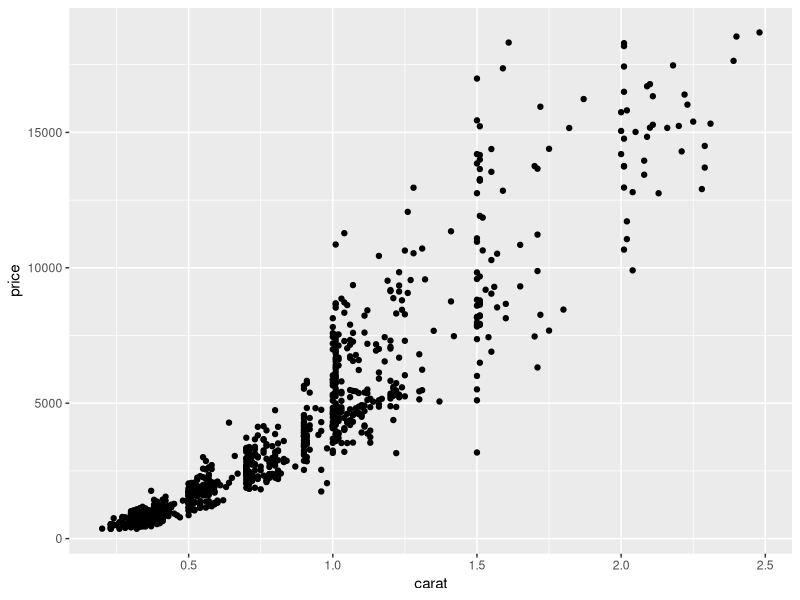
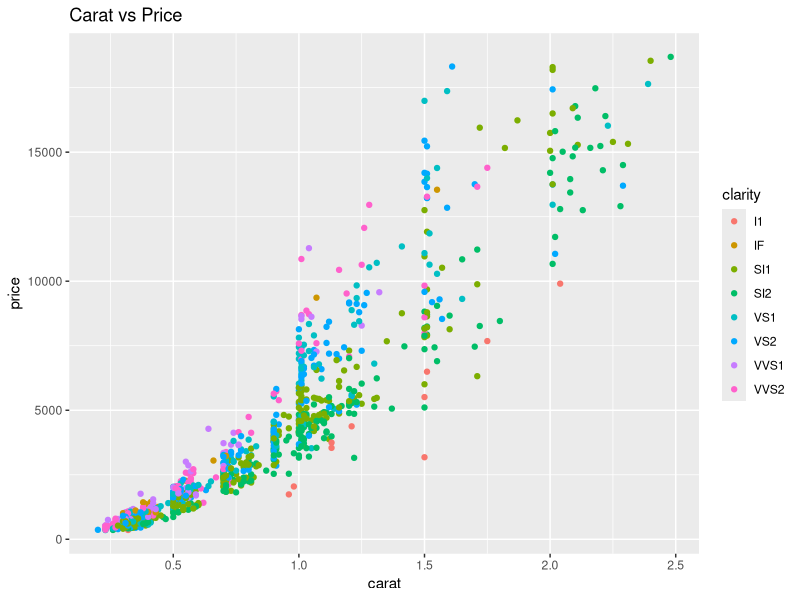
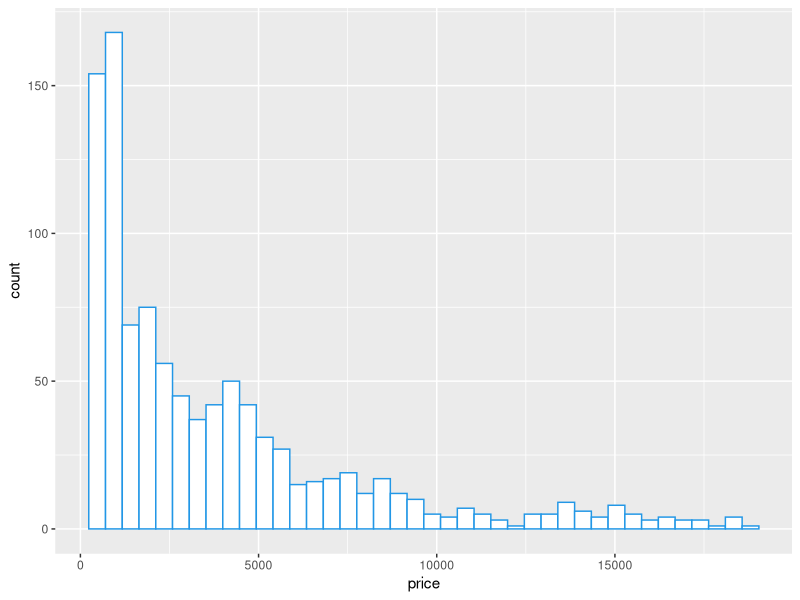
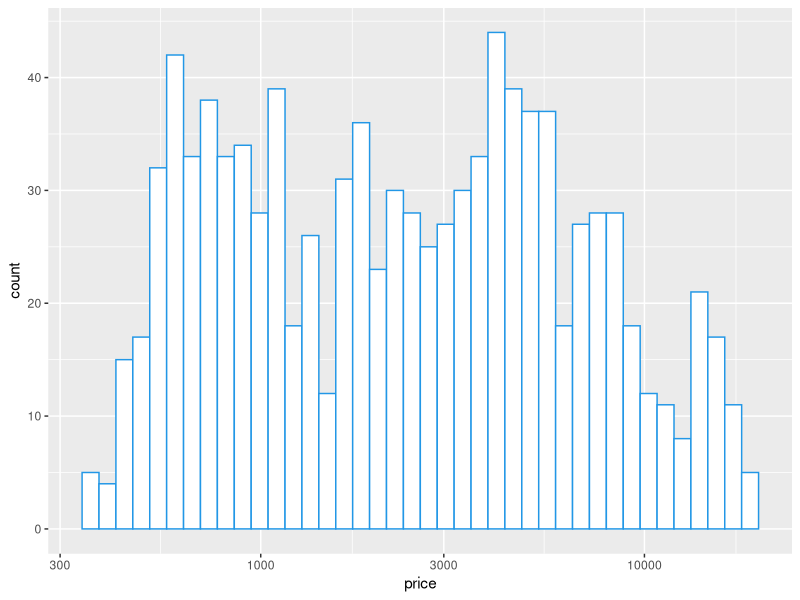
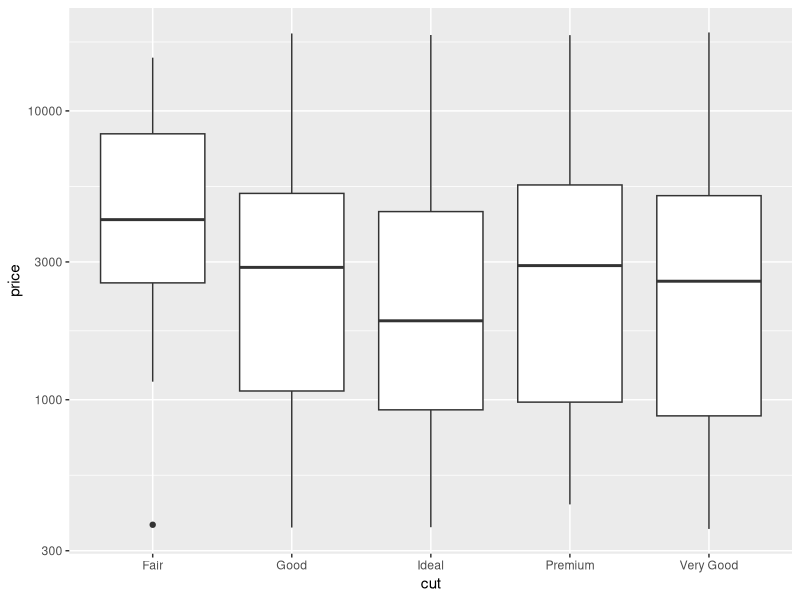
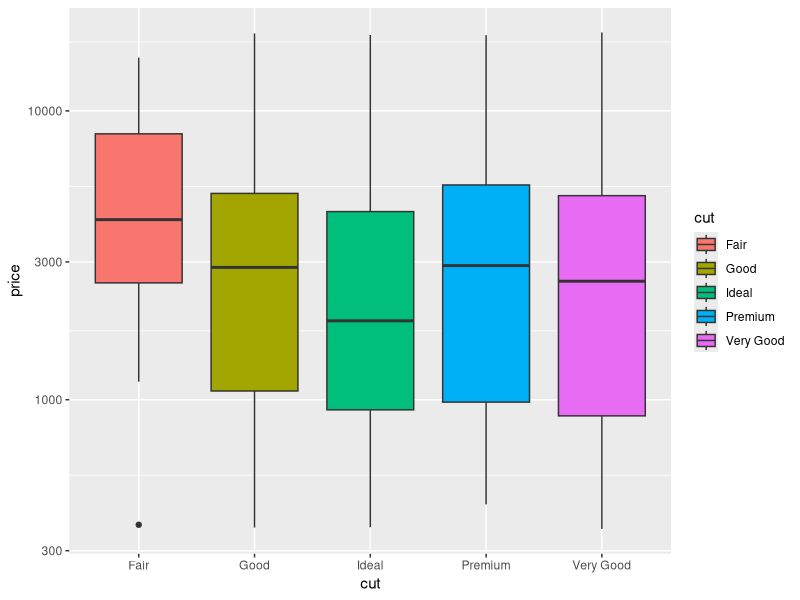
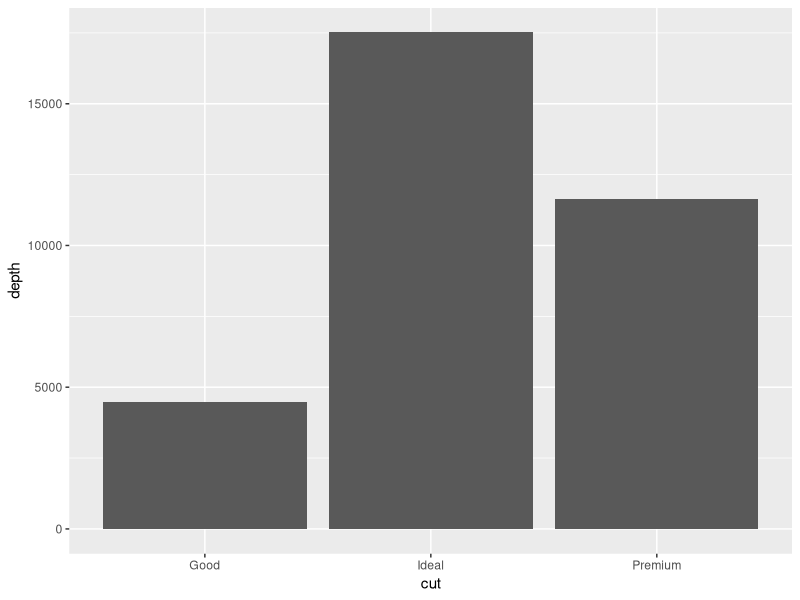
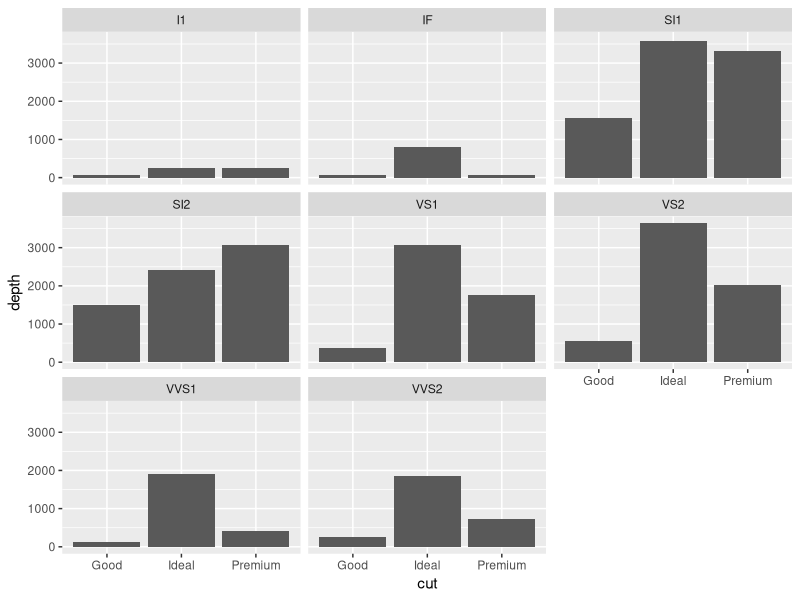

The R source for these figures, in order: (Note: this script raises an error after producing the figures.)
## ---- chunk 1
library(tidyverse)
diamonds <- read_csv('diamonds.csv')
diamonds
str(diamonds$cut)

## ---- chunk 2
#1.1
library(ggplot2)
ggplot(diamonds, aes(x=carat, y=price)) + geom_point()
## ---- chunk 3
#1.2
ggplot(diamonds, aes(x=carat, y=price, color=clarity)) + geom_point() + ggtitle("Carat vs Price")
#1.3
## ---- chunk 4
#2.1
ggplot(diamonds, aes(x=price)) + geom_histogram(colour = 4, fill = "white", bins = 40)
## ---- chunk 5
#2.2
ggplot(diamonds, aes(x=price)) + geom_histogram(colour = 4, fill = "white", bins = 40)+ scale_x_log10()
## ---- chunk 6
#3.1
ggplot(diamonds, aes(x=cut,y=price)) + geom_boxplot()+scale_y_log10()
## ---- chunk 7
#3.2
ggplot(diamonds, aes(x=cut,y=price,fill=cut)) + geom_boxplot()+scale_y_log10()
## ---- chunk 8
#4.1
filtered_price <- diamonds %>%
  filter(price>1000) %>%
  filter(cut %in% c("Good","Ideal","Premium"))
filtered_price
## ---- chunk 9
#4.2
ggplot(filtered_price, aes(x=cut, y=depth)) + geom_bar(stat="identity")
## ---- chunk 10
#4.3
ggplot(filtered_price, aes(x=cut, y=depth)) + geom_bar(stat="identity") + facet_wrap(~ clarity)
## ---- chunk 11
#4.4
ggplot(filtered_price, aes(x=cut, y=depth, fill=clarity)) + geom_bar(stat="identity") + facet_wrap(~ clarity) 
## ---- chunk 12
#1.
median_dimension_diamond <- diamonds %>%
  summarize(mediaX = mean(x), mediaY=mean(y), mediaZ = mean(z))
median_dimension_diamond
  
## ---- chunk 13
median_dimension_diamond <- diamonds %>%
  summarize(mediaX = mean(x), mediaY=mean(y), mediaZ = mean(z))
median_dimension_diamond
## ---- chunk 14
#2.
cut_premium <- diamonds %>%
  filter(cut=="Premium") %>%
  group_by(clarity) %>%
  summarize(minPrice = mean(price), maxPrice=mean(price))
cut_premium
## ---- chunk 15
#3.
ggplot(cut_premium, aes(x=clarity, y=maxPrice, fill=cl)) + geom_bar(stat="identity")
